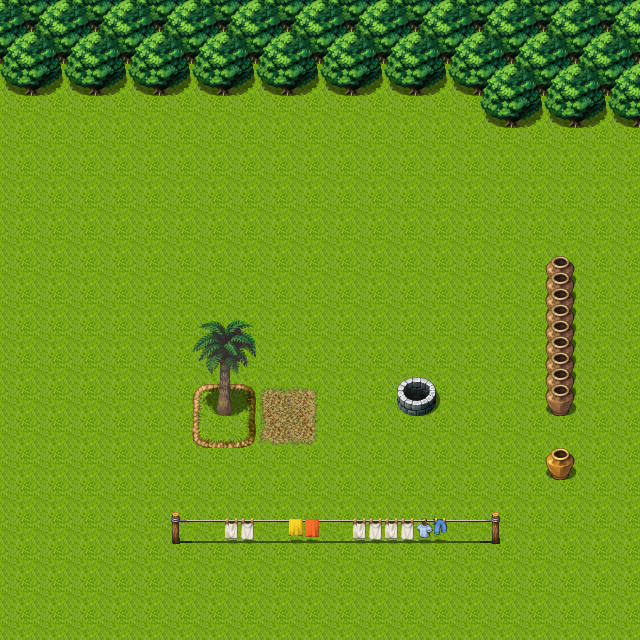

A level layout from a 2D game, rendered from its tile map. Below: a short description, then the map file with tile-grid data replaced by summaries:
An orthogonal 20x20 tile map with 32x32 px tiles, 3 tile layers (Boden, Wand, Vorne), 2 tilesets.

<map version="1.0" orientation="orthogonal" renderorder="right-down" width="20" height="20" tilewidth="32" tileheight="32" nextobjectid="1">
 <tileset firstgid="1" name="tileb" tilewidth="32" tileheight="32">
  <image source="../gui/tilesets/tileb.png" width="512" height="512" />
 </tileset>
 <tileset firstgid="257" name="tilea2" tilewidth="32" tileheight="32">
  <image source="../gui/tilesets/tilea2.png" width="512" height="384" />
 </tileset>
 <layer name="Boden" width="20" height="20">
  <data>[400 cells, 400 non-empty, 9 distinct tile ids]</data>
 </layer>
 <layer name="Wand" width="20" height="20">
  <data>[400 cells, 77 non-empty, 16 distinct tile ids]</data>
 </layer>
 <layer name="Vorne" width="20" height="20">
  <data>[400 cells, 17 non-empty, 12 distinct tile ids]</data>
 </layer>
</map>
